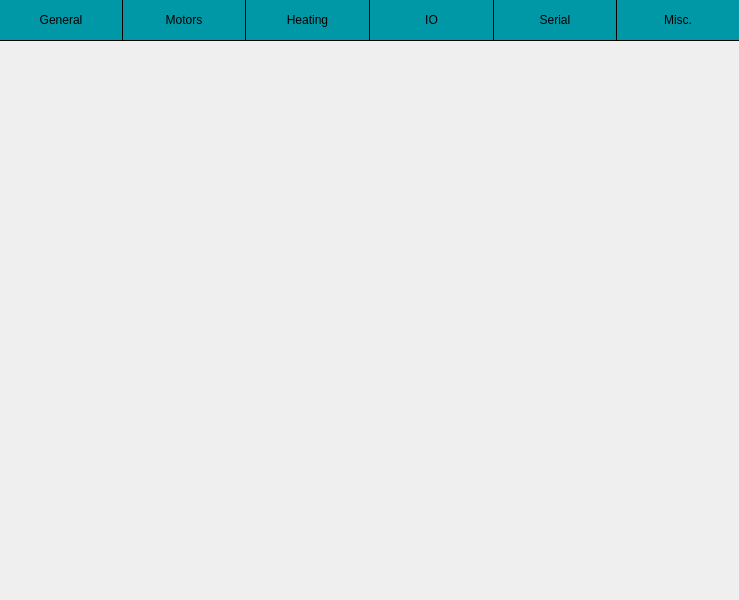
<?xml version="1.0" encoding="UTF-8"?>
<ui version="4.0">
 <class>InfoScreen</class>
 <widget class="QWidget" name="InfoScreen">
  <property name="enabled">
   <bool>true</bool>
  </property>
  <property name="geometry">
   <rect>
    <x>0</x>
    <y>0</y>
    <width>739</width>
    <height>600</height>
   </rect>
  </property>
  <property name="windowTitle">
   <string>Form</string>
  </property>
  <property name="styleSheet">
   <string notr="true">backgound-color: #ffffff;</string>
  </property>
  <widget class="QPushButton" name="generalButton">
   <property name="geometry">
    <rect>
     <x>0</x>
     <y>0</y>
     <width>122</width>
     <height>40</height>
    </rect>
   </property>
   <property name="styleSheet">
    <string notr="true">QPushButton{

	border: none;
	background-color: #0097A7;
}

QPushButton:pressed{

	background-color: #00838F;
}</string>
   </property>
   <property name="text">
    <string>General</string>
   </property>
  </widget>
  <widget class="QPushButton" name="motorButton">
   <property name="geometry">
    <rect>
     <x>123</x>
     <y>0</y>
     <width>122</width>
     <height>40</height>
    </rect>
   </property>
   <property name="styleSheet">
    <string notr="true">QPushButton{

	border: none;
	background-color: #0097A7;
}

QPushButton:pressed{

	background-color: #00838F;
}</string>
   </property>
   <property name="text">
    <string>Motors</string>
   </property>
  </widget>
  <widget class="QPushButton" name="heatingButton">
   <property name="geometry">
    <rect>
     <x>246</x>
     <y>0</y>
     <width>123</width>
     <height>40</height>
    </rect>
   </property>
   <property name="styleSheet">
    <string notr="true">QPushButton{

	border: none;
	background-color: #0097A7;
}

QPushButton:pressed{

	background-color: #00838F;
}</string>
   </property>
   <property name="text">
    <string>Heating</string>
   </property>
  </widget>
  <widget class="QPushButton" name="ioButton">
   <property name="geometry">
    <rect>
     <x>370</x>
     <y>0</y>
     <width>123</width>
     <height>40</height>
    </rect>
   </property>
   <property name="styleSheet">
    <string notr="true">QPushButton{

	border: none;
	background-color: #0097A7;
}

QPushButton:pressed{

	background-color: #00838F;
}</string>
   </property>
   <property name="text">
    <string>IO</string>
   </property>
  </widget>
  <widget class="QPushButton" name="serialButton">
   <property name="geometry">
    <rect>
     <x>494</x>
     <y>0</y>
     <width>122</width>
     <height>40</height>
    </rect>
   </property>
   <property name="styleSheet">
    <string notr="true">QPushButton{

	border: none;
	background-color: #0097A7;
}

QPushButton:pressed{

	background-color: #00838F;
}</string>
   </property>
   <property name="text">
    <string>Serial</string>
   </property>
  </widget>
  <widget class="QPushButton" name="miscButton">
   <property name="geometry">
    <rect>
     <x>617</x>
     <y>0</y>
     <width>122</width>
     <height>40</height>
    </rect>
   </property>
   <property name="styleSheet">
    <string notr="true">QPushButton{

	border: none;
	background-color: #0097A7;
}

QPushButton:pressed{

	background-color: #00838F;
}</string>
   </property>
   <property name="text">
    <string>Misc.</string>
   </property>
  </widget>
  <widget class="Line" name="horizontalLine">
   <property name="geometry">
    <rect>
     <x>0</x>
     <y>40</y>
     <width>739</width>
     <height>1</height>
    </rect>
   </property>
   <property name="styleSheet">
    <string notr="true">background-color: #000000</string>
   </property>
   <property name="orientation">
    <enum>Qt::Horizontal</enum>
   </property>
  </widget>
  <widget class="Line" name="verticalLine1">
   <property name="geometry">
    <rect>
     <x>122</x>
     <y>0</y>
     <width>1</width>
     <height>40</height>
    </rect>
   </property>
   <property name="styleSheet">
    <string notr="true">background-color: #000000</string>
   </property>
   <property name="orientation">
    <enum>Qt::Vertical</enum>
   </property>
  </widget>
  <widget class="Line" name="verticalLine2">
   <property name="geometry">
    <rect>
     <x>245</x>
     <y>0</y>
     <width>1</width>
     <height>40</height>
    </rect>
   </property>
   <property name="styleSheet">
    <string notr="true">background-color: #000000</string>
   </property>
   <property name="orientation">
    <enum>Qt::Vertical</enum>
   </property>
  </widget>
  <widget class="Line" name="verticalLine3">
   <property name="geometry">
    <rect>
     <x>369</x>
     <y>0</y>
     <width>1</width>
     <height>40</height>
    </rect>
   </property>
   <property name="styleSheet">
    <string notr="true">background-color: #000000</string>
   </property>
   <property name="orientation">
    <enum>Qt::Vertical</enum>
   </property>
  </widget>
  <widget class="Line" name="verticalLine4">
   <property name="geometry">
    <rect>
     <x>493</x>
     <y>0</y>
     <width>1</width>
     <height>40</height>
    </rect>
   </property>
   <property name="styleSheet">
    <string notr="true">background-color: #000000</string>
   </property>
   <property name="orientation">
    <enum>Qt::Vertical</enum>
   </property>
  </widget>
  <widget class="Line" name="verticalLine5">
   <property name="geometry">
    <rect>
     <x>616</x>
     <y>0</y>
     <width>1</width>
     <height>40</height>
    </rect>
   </property>
   <property name="styleSheet">
    <string notr="true">background-color: #000000</string>
   </property>
   <property name="orientation">
    <enum>Qt::Vertical</enum>
   </property>
  </widget>
 </widget>
 <resources/>
 <connections/>
</ui>
